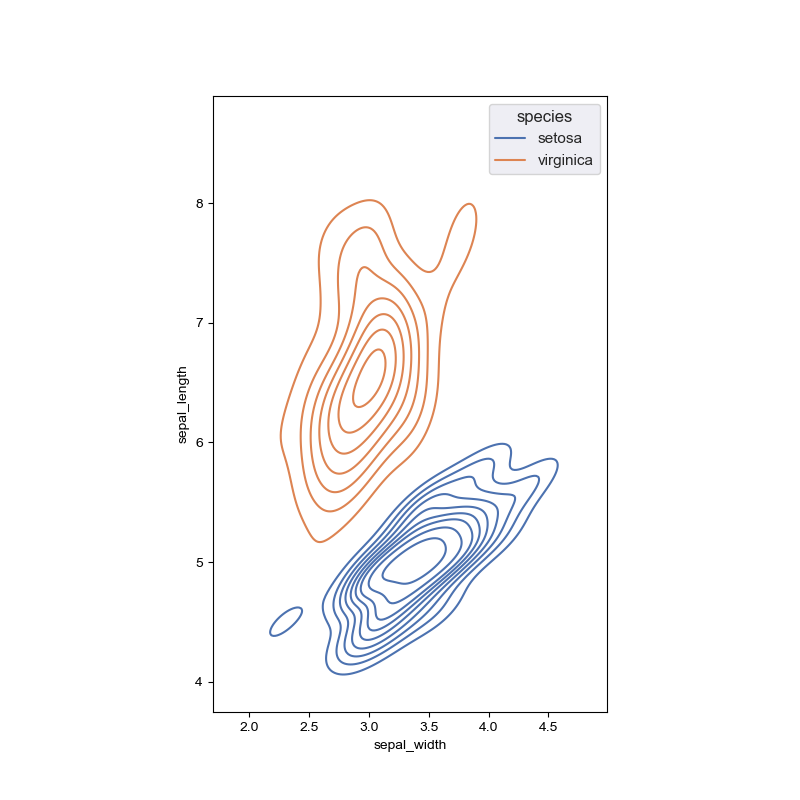

Reproduce this figure in Python.
# 引入所需库
import seaborn as sns
import matplotlib.pyplot as plt


# 设置图大小
f, ax = plt.subplots(figsize=(8, 8))
# 将主题设置为暗色网格风格
sns.set_theme(style="darkgrid")

# 加载示例数据集
iris = sns.load_dataset("iris")

# 设置坐标轴的显示比例，使其具有相同的比例
ax.set_aspect("equal")

# 绘制双变量联合核密度函数图
sns.kdeplot(
    data=iris.query("species != 'versicolor'"),
    x="sepal_width",
    y="sepal_length",
    hue="species",
    thresh=.1,
)
plt.show()
